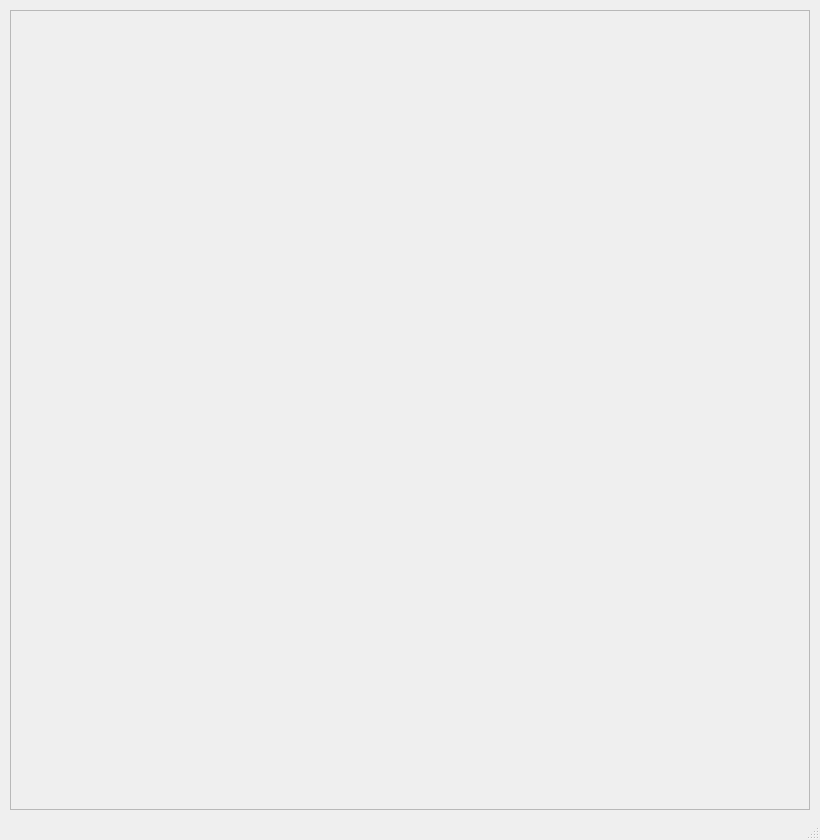
<?xml version="1.0" encoding="UTF-8"?>
<ui version="4.0">
 <class>MainWindow</class>
 <widget class="QMainWindow" name="MainWindow">
  <property name="geometry">
   <rect>
    <x>0</x>
    <y>0</y>
    <width>820</width>
    <height>840</height>
   </rect>
  </property>
  <property name="minimumSize">
   <size>
    <width>820</width>
    <height>840</height>
   </size>
  </property>
  <property name="maximumSize">
   <size>
    <width>820</width>
    <height>840</height>
   </size>
  </property>
  <property name="windowTitle">
   <string>Chess</string>
  </property>
  <widget class="QWidget" name="centralwidget">
   <widget class="QFrame" name="frame">
    <property name="geometry">
     <rect>
      <x>10</x>
      <y>10</y>
      <width>800</width>
      <height>800</height>
     </rect>
    </property>
    <property name="styleSheet">
     <string notr="true"/>
    </property>
    <property name="frameShape">
     <enum>QFrame::StyledPanel</enum>
    </property>
    <property name="frameShadow">
     <enum>QFrame::Raised</enum>
    </property>
    <widget class="QWidget" name="gridLayoutWidget">
     <property name="geometry">
      <rect>
       <x>10</x>
       <y>10</y>
       <width>741</width>
       <height>711</height>
      </rect>
     </property>
     <layout class="QGridLayout" name="gridLayout"/>
    </widget>
   </widget>
  </widget>
  <widget class="QStatusBar" name="statusbar"/>
 </widget>
 <resources>
  <include location="img.qrc"/>
 </resources>
 <connections/>
</ui>
